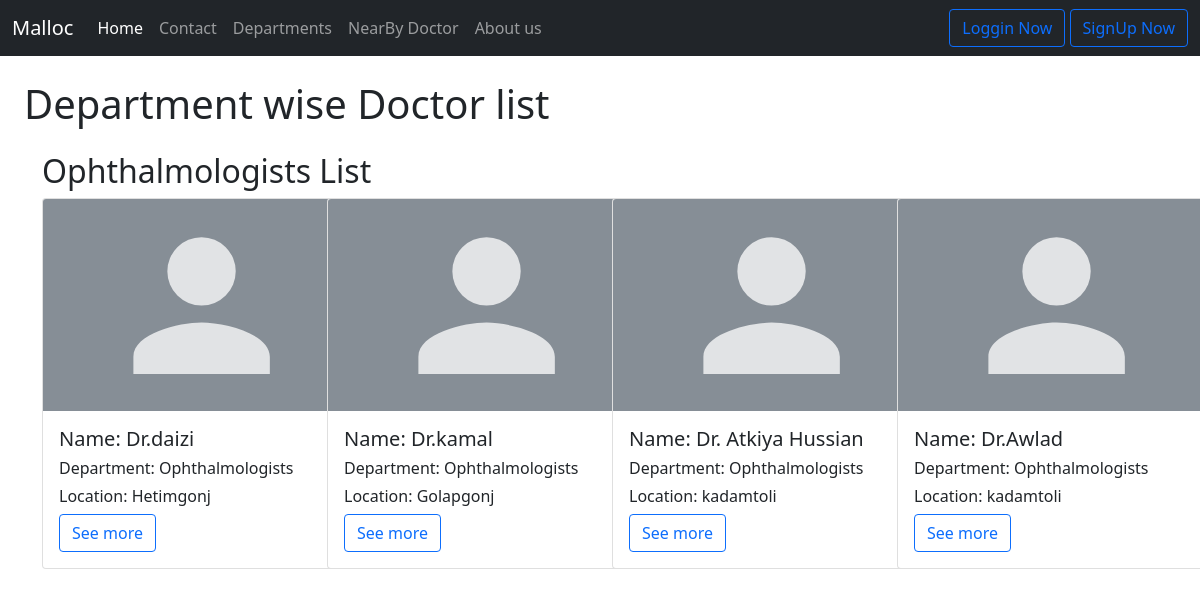
The page /Ophthalmologists on the database its author committed.
### home/models.py (models this page shows, shortened)
class NearBy_Doctor(models.Model):
    doctor_name = models.CharField(max_length=122)
    department = models.CharField(max_length=122)
    location = models.CharField(max_length=122)
    working_H = models.CharField(max_length=122)
    brife =models.TextField()
    clinicloc = models.CharField( max_length=122)
    nw_pat_fee = models.CharField( max_length=122)
    ret_pat_fee = models.CharField( max_length=122)
    repo_fee = models.CharField( max_length=122)
    lag_spoken = models.CharField( max_length=122)
    sunday_mor = models.CharField( max_length=122)
    sunday_ev = models.CharField( max_length=122)
    monday_mor = models.CharField( max_length=122)
    monday_ev = models.CharField( max_length=122)
    tuesday_mor = models.CharField( max_length=122)
    tuesday_ev = models.CharField( max_length=122)
    wedday_mor = models.CharField( max_length=122)
    wedday_ev = models.CharField( max_length=122)
    thursday_mor = models.CharField( max_length=122)
    thursday_ev = models.CharField( max_length=122)
    frday_mor = models.CharField( max_length=122)
    frday_ev = models.CharField( max_length=122)
    satday_mor = models.CharField( max_length=122)
    satday_ev = models.CharField( max_length=122)
    doc_image=models.ImageField(upload_to="upload/", null=True,blank=True)

### home/views.py (the view)
# urls.py: path('Ophthalmologists', views.Ophthalmologists, name='Ophthalmologists Doctors Profile'),
def Ophthalmologists(request):
    department_name = 'Ophthalmologists'
    doctors = NearBy_Doctor.objects.filter(department=department_name)
    context = {
        'doctors': doctors
    }
    return render(request, 'DoctorProfile/Ophthalmologists.html', context)

### template/DoctorProfile/Ophthalmologists.html (shortened to what this page needs)
{% extends 'base.html' %}
{% block body %}
<h1 class="m-4">Department wise Doctor list</h1>
<div class="container mt-1">
    <h2>Ophthalmologists List</h2>
    <div class="row">
        {% for doctor in doctors %}
        <div class="col-sm-3">
            <div class="card mb-3" style="width: 20rem;">
                <img src="../static/img/emdoc1.svg" class="card-img-top" alt="Emergency doctor">
                <div class="card-body">
                    <h5 class="card-title">Name: {{doctor.doctor_name}}</h5>
                    <h6>Department: {{doctor.department}}</h6>
                    <h6>Location: {{doctor.location}}</h6>
                    <a href="#" class="btn btn-outline-primary">See more</a>
                </div>
            </div>
        </div>
        {% endfor %}
    </div>
</div>
{% endblock body %}

### rows shown on the page
NearBy_Doctor: doctor_name "Dr.daizi", department "Ophthalmologists", location "Hetimgonj"
NearBy_Doctor: doctor_name "Dr.kamal", department "Ophthalmologists", location "Golapgonj"
NearBy_Doctor: doctor_name "Dr. Atkiya Hussian", department "Ophthalmologists", location "kadamtoli"
NearBy_Doctor: doctor_name "Dr.Awlad", department "Ophthalmologists", location "kadamtoli"
